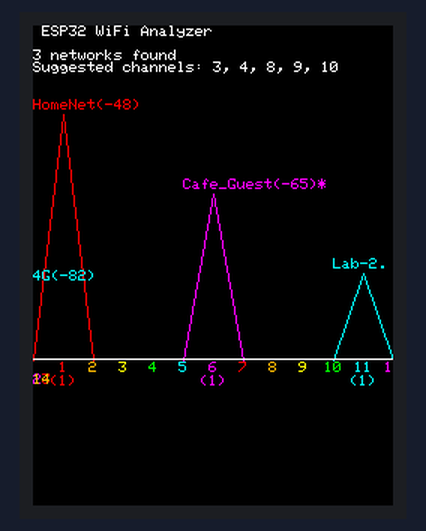
This sketch was run on a simulated ESP32. Shown: 240×320 colour display. A WiFi scan finds three made-up networks.

Above: at 2.5 s.

The sketch:

WifiAnalyzer.ino
```cpp
#include <WiFi.h>
#include <TFT_eSPI.h>

#define TFT_DC     2   // D1
#define TFT_CS     15  // D8
#define TFT_RST    4  // You may connect this to the reset pin on your ESP32 board, or -1 if not used

TFT_eSPI tft = TFT_eSPI(); // Invoke library

#define WIDTH 320
#define HEIGHT 240
#define BANNER_HEIGHT 16
#define GRAPH_BASELINE (HEIGHT - 18)
#define GRAPH_HEIGHT (HEIGHT - 52)
#define CHANNEL_WIDTH (WIDTH / 16)

#define RSSI_CEILING -40
#define RSSI_FLOOR -100
#define NEAR_CHANNEL_RSSI_ALLOW -70

uint16_t channel_color[] = {
  TFT_RED, TFT_ORANGE, TFT_YELLOW, TFT_GREEN, TFT_CYAN, TFT_MAGENTA,
  TFT_RED, TFT_ORANGE, TFT_YELLOW, TFT_GREEN, TFT_CYAN, TFT_MAGENTA,
  TFT_RED, TFT_ORANGE
};

uint8_t scan_count = 0;

void setup() {
  // Initialize TFT display
  tft.init();
  tft.setRotation(0);

  tft.fillScreen(TFT_BLACK);
  tft.setTextColor(TFT_WHITE, TFT_BLACK);
  tft.setCursor(0, 0);
  tft.print(" ESP32 WiFi Analyzer");

  WiFi.mode(WIFI_STA);
  WiFi.disconnect();

  delay(100);
}

void loop() {
  uint8_t ap_count[] = {0, 0, 0, 0, 0, 0, 0, 0, 0, 0, 0, 0, 0, 0};
  int32_t max_rssi[] = {-100, -100, -100, -100, -100, -100, -100, -100, -100, -100, -100, -100, -100, -100};

  int n = WiFi.scanNetworks();

  tft.fillRect(0, BANNER_HEIGHT, WIDTH, HEIGHT - BANNER_HEIGHT, TFT_BLACK);
  tft.setTextSize(1);

  if (n == 0) {
    tft.setTextColor(TFT_BLACK);
    tft.setCursor(0, BANNER_HEIGHT);
    tft.println("no networks found");
  } else {
    for (int i = 0; i < n; i++) {
      int32_t channel = WiFi.channel(i);
      int32_t rssi = WiFi.RSSI(i);
      uint16_t color = channel_color[channel - 1];
      int height = constrain(map(rssi, RSSI_FLOOR, RSSI_CEILING, 1, GRAPH_HEIGHT), 1, GRAPH_HEIGHT);

      ap_count[channel - 1]++;
      if (rssi > max_rssi[channel - 1]) {
        max_rssi[channel - 1] = rssi;
      }

      tft.drawLine(channel * CHANNEL_WIDTH, GRAPH_BASELINE - height, (channel - 1) * CHANNEL_WIDTH, GRAPH_BASELINE + 1, color);
      tft.drawLine(channel * CHANNEL_WIDTH, GRAPH_BASELINE - height, (channel + 1) * CHANNEL_WIDTH, GRAPH_BASELINE + 1, color);

      tft.setTextColor(color);
      tft.setCursor((channel - 1) * CHANNEL_WIDTH, GRAPH_BASELINE - 10 - height);
      tft.print(WiFi.SSID(i));
      tft.print('(');
      tft.print(rssi);
      tft.print(')');
      if (WiFi.encryptionType(i) == WIFI_AUTH_OPEN) {
        tft.print('*');
      }

      delay(10);
    }
  }

tft.setTextColor(TFT_WHITE);
tft.setCursor(0, BANNER_HEIGHT);
tft.print(n);
tft.println(" networks found");

tft.print("Suggested channels: ");
bool listed_first_channel = false;
for (int i = 1; i <= 11; i++) {
    if ((i == 1) || (max_rssi[i - 2] < NEAR_CHANNEL_RSSI_ALLOW)) {
        if ((i == sizeof(channel_color) / sizeof(channel_color[0])) || (max_rssi[i] < NEAR_CHANNEL_RSSI_ALLOW)) {
            if (ap_count[i - 1] == 0) {
                if (!listed_first_channel) {
                    listed_first_channel = true;
                } else {
                    tft.print(", ");
                }
                tft.print(i);
            }
        }
    }
}

  tft.drawFastHLine(0, GRAPH_BASELINE, WIDTH, TFT_WHITE);
  for (int i = 1; i <= 14; i++) {
    tft.setTextColor(channel_color[i - 1]);
    tft.setCursor((i * CHANNEL_WIDTH) - ((i < 10) ? 3 : 6), GRAPH_BASELINE + 2);
    tft.print(i);
    if (ap_count[i - 1] > 0) {
      tft.setCursor((i * CHANNEL_WIDTH) - ((ap_count[i - 1] < 10) ? 9 : 12), GRAPH_BASELINE + 11);
      tft.print('(');
      tft.print(ap_count[i - 1]);
      tft.print(')');
    }
  }

  delay(1000);

  if (++scan_count >= 100) {
    ESP.deepSleep(0);
  }
}
```

Measured:
- what the display in image 0 shows lasts 3.1 s, from 2.4 s to 5.5 s
